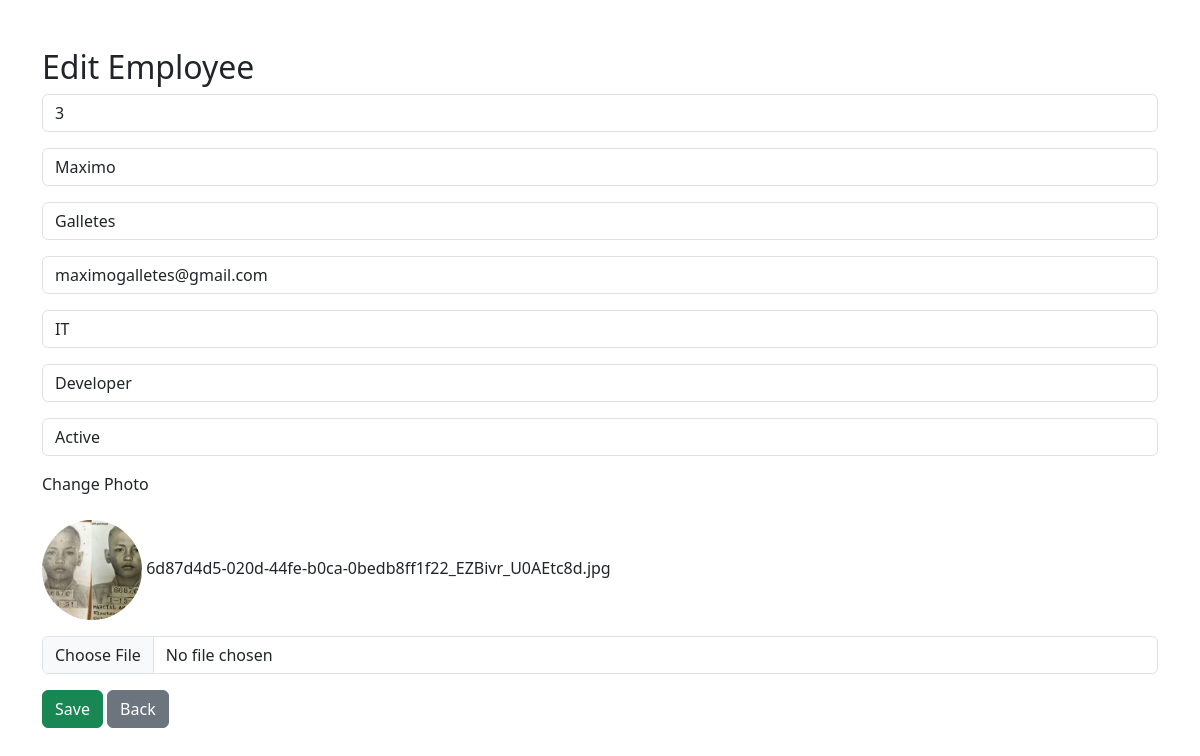
Screenshot of /edit/3 (signed in) with the database file from the repository.
### app.py (models this page shows)
class Employee(db.Model):
    id = db.Column(db.Integer, primary_key=True)
    employee_no = db.Column(db.String(20), nullable = False,unique=True)
    first_name = db.Column(db.String(100), nullable = False)
    last_name = db.Column(db.String(100), nullable = False)
    email = db.Column(db.String(100), nullable = False)
    department = db.Column(db.String(100), nullable = False)
    position = db.Column(db.String(100), nullable = False)
    status = db.Column(db.String(20), nullable = False)
    photo = db.Column(db.String(255), nullable=True)

### app.py (the view, shortened to what this page needs)
@app.route('/edit/<int:id>', methods=['GET', 'POST'])
def edit_employee(id):
    if 'username' not in session:
        return redirect('/login')
    employee= Employee.query.get_or_404(id)
    return render_template(
        'edit.html',
        employee=employee
    )

### templates/edit.html (shortened to what this page needs)
<!DOCTYPE html>
<html>
    <head>
        <link rel="stylesheet" href="https://cdn.jsdelivr.net/npm/bootstrap@5.3.3/dist/css/bootstrap.min.css">
    </head>
    <body>
    <div class = "container mt-5">
        <h2>Edit Employee</h2>
        <form method="POST" action="" enctype="multipart/form-data">
        <div class="mb-3">
            <input
                class="form-control"
                type="text"
                name="employee_no"
                value="{{employee.employee_no}}"
                readonly
            >
        </div>
        <div class="mb-3">
            <input
                class="form-control"
                type="text"
                name="first_name"
                value="{{employee.first_name}}"
                required
            >
        </div>
        <div class="mb-3">
            <input
                class="form-control"
                type="text"
                name="last_name"
                value="{{employee.last_name}}"
                required
            >
        </div>
        <div class="mb-3">
            <input
                class="form-control"
                type="text"
                name="email"
                value="{{employee.email}}"
                required
            >
        </div>
        <div class="mb-3">
            <select name="department" class="form-control">
                <option
                    value="IT"
                    {% if employee.department == 'IT' %}
                    selected
                    {% endif %}
                >
                    IT
                </option>
            </select>
        </div>
        <div class="mb-3">
            <input
            class="form-control"
            type="text"
            name="position"
            value="{{ employee.position}}"
            required>
        </div>
        <div class="mb-3">
           <select name="status" class="form-control">
            <option
                value="Active"
                {% if employee.status == 'Active' %}
                selected
                {% endif %}
            >
                Active
            </option>
           </select>
        </div>
        <div class="mb-3">
            <label class="form-label"> Change Photo </label>
        </div>
        <div class="mb-3">
         {% if employee.photo %}
        <img id="photo-preview" src="{{ url_for('static', filename='uploads/' + employee.photo)}}" width="100" height="100" style="object-fit: cover;border-radius: 50%;">
         {{ employee.photo }}
        {% endif %}
        </div>
        <div class="mb-3">
            <input type="file" name="photo" class="form-control" id="photo-input">
        </div>
            <button class="btn btn-success" type="submit"> Save </button>
            <button class="btn btn-secondary" type="submit"> Back </button>
        </form>
    </div>
    </body>
</html>

### rows the page displays
Employee: employee_no "3", first_name "Maximo", last_name "Galletes", email "maximogalletes@gmail.com", department "IT", position "Developer", status "Active", photo (picture), photo "6d87d4d5-020d-44fe-b0ca-0bedb8ff1f22_EZBivr_U0AEtc8d.jpg"
